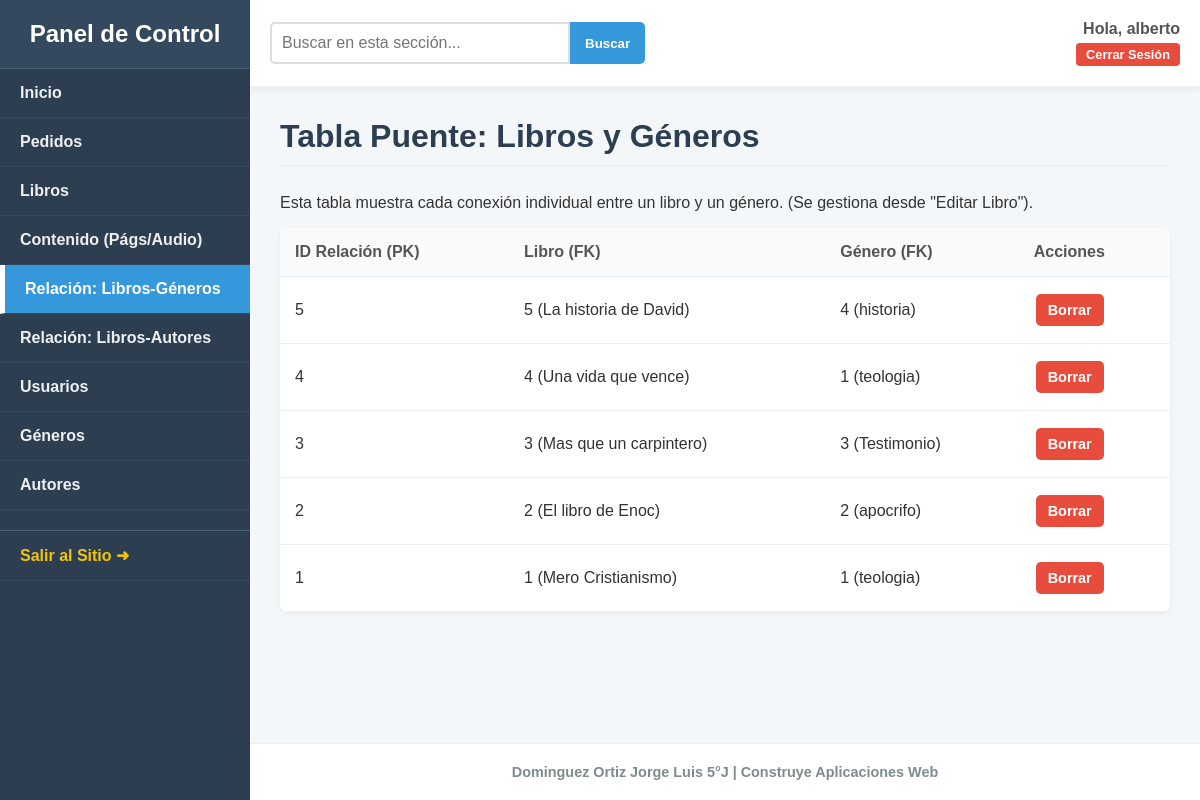
Page /dashboard/relaciones/generos/ (signed in) on the committed database.
### tienda/models.py (models this page shows, shortened)
class Libro(models.Model):
    ESTADO_CHOICES = [
        ('disponible', 'Disponible'),
        ('proximamente', 'Próximamente'),
    ]
    FORMATO_CHOICES = [
        ('ebook', 'Ebook'),
        ('audiobook', 'Audiobook'),
    ]
    titulo = models.CharField(max_length=255)
    descripcion = models.TextField(blank=True, null=True)
    precio = models.DecimalField(max_digits=10, decimal_places=2, default=0.00)
    portada = models.ImageField(upload_to='portadas/')
    estado_publicacion = models.CharField(max_length=15, choices=ESTADO_CHOICES, default='disponible')
    formato = models.CharField(max_length=10, choices=FORMATO_CHOICES, default='ebook')
    fecha_lanzamiento = models.DateField(blank=True, null=True)
    duracion_minutos = models.IntegerField(blank=True, null=True)
    autores = models.ManyToManyField(Autor, related_name="libros")
    generos = models.ManyToManyField(Genero, related_name="libros")

class Genero(models.Model):
    nombre_genero = models.CharField(max_length=100, unique=True)
    descripcion_genero = models.TextField(blank=True, null=True)

### dashboard/views.py (the view)
# urls.py: path('relaciones/generos/', views.vista_ver_rel_generos, name='dash_ver_rel_generos'),
@login_required
@user_passes_test(es_admin)
def vista_ver_rel_generos(request):
    relaciones = Libro.generos.through.objects.select_related('libro', 'genero').all().order_by('-id')
    contexto = {
        'relaciones': relaciones,
    }
    return render(request, 'dashboard/ver_relacion_generos.html', contexto)

### dashboard/views.py (called while the page is built)
def es_admin(user):
    return user.is_staff or user.is_superuser

### tienda/context_processors.py (called while the page is built)
def menu_generos(request):
    return {'menu_generos': Genero.objects.all()}

### templates/dashboard/ver_relacion_generos.html (shortened to what this page needs)
{% extends 'dashboard/dashboard_base.html' %}
{% block contenido %}
    <h2>Tabla Puente: Libros y Géneros</h2>
    <p>Esta tabla muestra cada conexión individual entre un libro y un género. (Se gestiona desde "Editar Libro").</p>
    <div class="table-container">
        <table class="dashboard-table">
            <thead>
                <tr>
                    <th>ID Relación (PK)</th>
                    <th>Libro (FK)</th>
                    <th>Género (FK)</th>
                    <th>Acciones</th> </tr>
            </thead>
            <tbody>
                {% for rel in relaciones %}
                <tr>
                    <td>{{ rel.id }}</td>
                    <td>{{ rel.libro_id }} ({{ rel.libro.titulo }})</td>
                    <td>{{ rel.genero_id }} ({{ rel.genero.nombre_genero }})</td>
                    <td>
                        <a href="{% url 'dash_borrar_rel_genero' rel.id %}"
                           class="btn-action delete"
                           onclick="return confirm('¿Estás seguro de que quieres borrar esta relación?');">
                           Borrar
                        </a>
                    </td>
                </tr>
                {% empty %}
                <tr><td colspan="4">No hay relaciones entre libros y géneros.</td></tr>
                {% endfor %}
            </tbody>
        </table>
    </div>
{% endblock %}

### templates/dashboard/dashboard_base.html (shortened to what this page needs)
{% load static %}
<!DOCTYPE html>
<html lang="es">
<head>
    <link rel="stylesheet" href="{% static 'css/style.css' %}?v=2.8">
    <link rel="stylesheet" href="{% static 'css/dashboard.css' %}?v=2.8">
</head>
<body class="dashboard-body">
    <div class="dashboard-container">
        <aside class="dashboard-sidebar">
            <div class="sidebar-header">
                <h3>Panel de Control</h3>
            </div>
            <nav class="sidebar-nav">
                <ul>
                    <li>
                        <a href="{% url 'dash_home' %}" class="{% if request.resolver_match.url_name == 'dash_home' %}active{% endif %}">
                             Inicio
                        </a>
                    </li>
                    <li>
                        <a href="{% url 'dash_ver_pedidos' %}" class="{% if 'pedidos' in request.resolver_match.url_name or 'pedido' in request.resolver_match.url_name %}active{% endif %}">
                            Pedidos
                        </a>
                    </li>
                    <li>
                        <a href="{% url 'dash_ver_libros' %}" class="{% if 'libros' in request.resolver_match.url_name or 'libro' in request.resolver_match.url_name %}active{% endif %}">
                            Libros
                        </a>
                    </li>
                    <li>
                        <a href="{% url 'dash_ver_contenido' %}" class="{% if 'contenido' in request.resolver_match.url_name %}active{% endif %}">
                            Contenido (Págs/Audio)
                        </a>
                    </li>
                    <li>
                        <a href="{% url 'dash_ver_rel_generos' %}" class="{% if 'rel_generos' in request.resolver_match.url_name or 'rel_genero' in request.resolver_match.url_name %}active{% endif %}">
                            Relación: Libros-Géneros
                        </a>
                    </li>
                    <li>
                        <a href="{% url 'dash_ver_rel_autores' %}" class="{% if 'rel_autores' in request.resolver_match.url_name or 'rel_autor' in request.resolver_match.url_name %}active{% endif %}">
                            Relación: Libros-Autores
                        </a>
                    </li>
                    <li>
                        <a href="{% url 'dash_ver_usuarios' %}" class="{% if 'usuarios' in request.resolver_match.url_name or 'usuario' in request.resolver_match.url_name %}active{% endif %}">
                            Usuarios
                        </a>
                    </li>
                    <li>
                        <a href="{% url 'dash_ver_generos' %}" class="{% if 'genero' in request.resolver_match.url_name and 'rel_' not in request.resolver_match.url_name %}active{% endif %}">
                            Géneros
                        </a>
                    </li>
                    <li>
                        <a href="{% url 'dash_ver_autores' %}" class="{% if 'autor' in request.resolver_match.url_name and 'rel_' not in request.resolver_match.url_name %}active{% endif %}">
                            Autores
                        </a>
                    </li>
                    <li>
                        <a href="{% url 'index' %}" class="nav-external">Salir al Sitio ➜</a>
                    </li>
                </ul>
            </nav>
        </aside>
        <main class="dashboard-main-content">
            <header class="dashboard-header">
                <form method="GET" class="search-form">
                    <input type="search" name="q" placeholder="Buscar en esta sección..." value="{{ query_search|default:'' }}">
                    <button type="submit">Buscar</button>
                </form>
                <div class="user-info-widget">
                    <span class="user-name-dash">Hola, <strong>{{ user.first_name|default:user.username }}</strong></span>
                    <form action="{% url 'logout' %}" method="POST" style="margin:0;">
                        <button type="submit" class="dash-logout-btn">Cerrar Sesión</button>
                    </form>
                </div>
            </header>
            <div class="content-wrapper">
                {% block contenido %}{% endblock %}
            </div>
            <footer class="dashboard-footer">
                Dominguez Ortiz Jorge Luis 5°J | Construye Aplicaciones Web
            </footer>
        </main>
    </div>
</body>
</html>

### static/css/style.css (style rules this page uses)
* { box-sizing: border-box; }
body { font-family: Arial, sans-serif; margin: 0; background-color: #ffffff; color: #000; }

### static/css/dashboard.css (style rules this page uses)
.dashboard-body { background-color: #f4f7fa; color: #333; margin: 0; font-family: Arial, sans-serif; }
.dashboard-container { display: flex; min-height: 100vh; }
.dashboard-sidebar { width: 250px; background-color: #2c3e50; color: #ecf0f1; display: flex; flex-direction: column; flex-shrink: 0; }
.sidebar-header { padding: 20px; text-align: center; background-color: #34495e; border-bottom: 1px solid #4a627a; }
.sidebar-header h3 { margin: 0; color: #fff; font-size: 1.5rem; }
.sidebar-nav ul { list-style: none; padding: 0; margin: 0; }
.sidebar-nav li a { display: block; padding: 15px 20px; text-decoration: none; color: #ecf0f1; font-weight: bold; border-bottom: 1px solid #34495e; transition: background-color 0.2s ease; }
.sidebar-nav li a.nav-external { color: #f1c40f; margin-top: 20px; border-top: 1px solid #4a627a; }
.dashboard-main-content { flex-grow: 1; display: flex; flex-direction: column; }
.dashboard-header { display: flex; justify-content: space-between; align-items: center; padding: 20px; background-color: #ffffff; border-bottom: 2px solid #ecf0f1; box-shadow: 0 2px 5px rgba(0,0,0,0.05); }
.search-form { display: flex; }
.search-form input[type="search"] { padding: 10px; border: 2px solid #ddd; border-radius: 5px 0 0 5px; font-size: 1rem; min-width: 300px; }
.search-form button { padding: 10px 15px; border: none; background-color: #3498db; color: white; font-weight: bold; cursor: pointer; border-radius: 0 5px 5px 0; }
.user-info-widget { font-size: 1rem; color: #555; }
.content-wrapper { padding: 30px; flex-grow: 1; }
.content-wrapper h2 { margin-top: 0; font-size: 2rem; color: #2c3e50; border-bottom: 2px solid #ecf0f1; padding-bottom: 10px; }
.table-container { width: 100%; overflow-x: auto; background-color: #ffffff; border-radius: 8px; box-shadow: 0 2px 5px rgba(0,0,0,0.05); }
.dashboard-table { width: 100%; border-collapse: collapse; }
.dashboard-table th, .dashboard-table td { padding: 15px; text-align: left; border-bottom: 1px solid #ecf0f1; }
.dashboard-table th { background-color: #f9fafb; font-weight: bold; color: #555; }
.btn-action { display: inline-block; padding: 8px 12px; border-radius: 5px; color: #fff; text-decoration: none; font-weight: bold; font-size: 0.9rem; margin: 2px; }
.btn-action.delete { background-color: #e74c3c; }

### templates/dashboard/dashboard_base.html (style rules this page uses)
.sidebar-nav li a.active { background-color: #3498db; border-left: 5px solid #fff; color: white; }
.dashboard-main-content { display: flex; flex-direction: column; min-height: 100vh; }
.content-wrapper { flex: 1; }
.dashboard-footer { text-align: center; padding: 20px; color: #7f8c8d; border-top: 1px solid #ecf0f1; background-color: #fff; font-size: 0.9rem; font-weight: bold; }
.user-info-widget { text-align: right; }
.user-info-widget .user-name-dash { font-size: 1rem; color: #555; font-weight: bold; display: block; margin-bottom: 5px; }
.dash-logout-btn { background-color: #e74c3c; color: white; border: none; padding: 4px 10px; border-radius: 4px; cursor: pointer; font-size: 0.8rem; font-weight: bold; transition: background 0.3s; }

### rows in the picture
tienda_libro_generos: id "5", libro_id "5", libro.titulo "La historia de David", genero_id "4", genero.nombre_genero "historia"
tienda_libro_generos: id "4", libro_id "4", libro.titulo "Una vida que vence", genero_id "1", genero.nombre_genero "teologia"
tienda_libro_generos: id "3", libro_id "3", libro.titulo "Mas que un carpintero", genero_id "3", genero.nombre_genero "Testimonio"
tienda_libro_generos: id "2", libro_id "2", libro.titulo "El libro de Enoc", genero_id "2", genero.nombre_genero "apocrifo"
tienda_libro_generos: id "1", libro_id "1", libro.titulo "Mero Cristianismo", genero_id "1", genero.nombre_genero "teologia"

### other values in the picture
{{ user.first_name|default:user.username }} "alberto"
